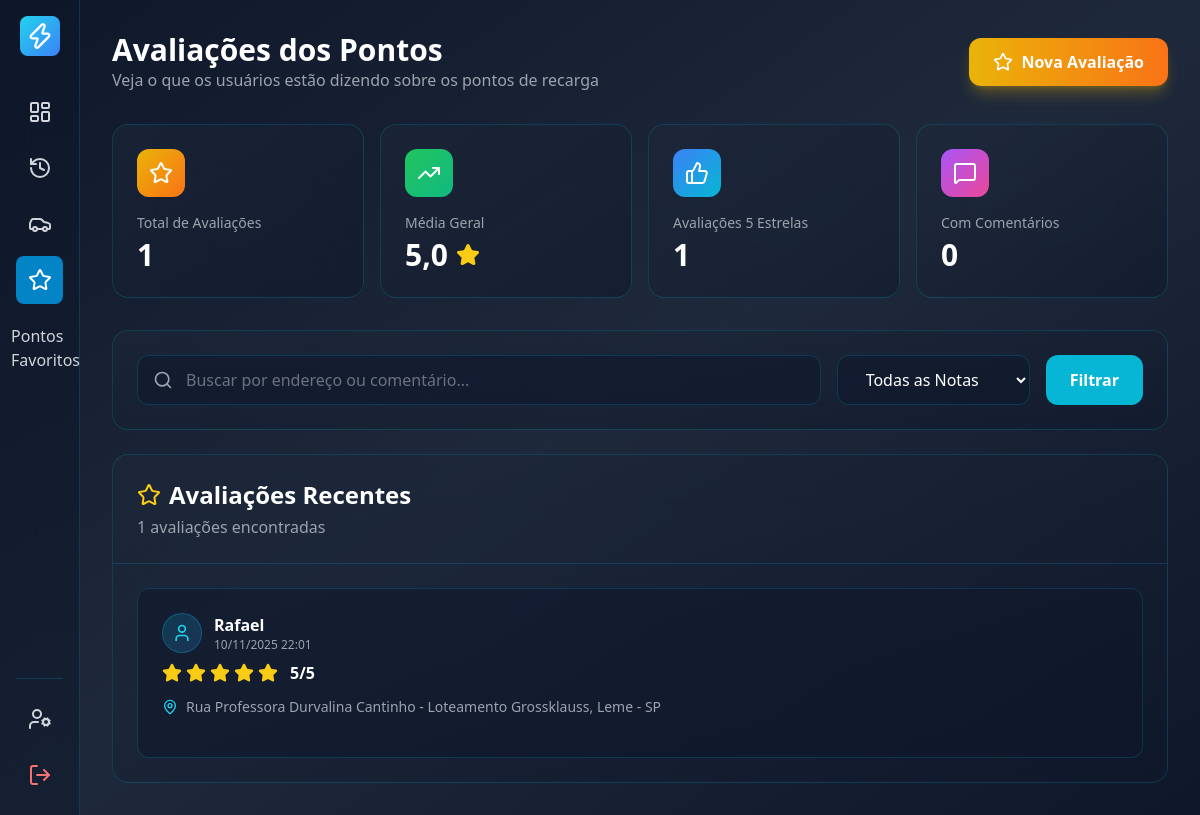
The app's page /codigoPWEB/pages/PHP/avaliacoes.php (signed in) with its own data.
### tables this page shows
CREATE TABLE `avaliacao` (
  `ID_AVALIACAO` int(11) NOT NULL,
  `COMENTARIO` varchar(200) DEFAULT NULL,
  `NOTA` tinyint(4) NOT NULL,
  `DATA_AVALIACAO` datetime NOT NULL,
  `EDITADO` tinyint(1) NOT NULL DEFAULT 0,
  `FK_ID_USUARIO` int(11) NOT NULL,
  `FK_PONTO_CARRRGAMENTO` int(11) NOT NULL
);

CREATE TABLE `usuario` (
  `ID_USER` int(11) NOT NULL,
  `NOME` varchar(100) NOT NULL,
  `CPF` varchar(11) NOT NULL,
  `EMAIL` varchar(150) NOT NULL,
  `SENHA` varchar(255) NOT NULL,
  `TIPO_USUARIO` tinyint(4) NOT NULL,
  `NUMERO_RESIDENCIA` varchar(10) NOT NULL,
  `COMPLEMENTO_ENDERECO` varchar(100) DEFAULT NULL,
  `FK_ID_CEP` int(11) NOT NULL
);

CREATE TABLE `cep` (
  `ID_CEP` int(11) NOT NULL,
  `CEP` varchar(9) DEFAULT NULL,
  `LOGRADOURO` varchar(255) NOT NULL,
  `FK_BAIRRO` int(11) NOT NULL
);

CREATE TABLE `bairro` (
  `ID_BAIRRO` int(11) NOT NULL,
  `NOME` varchar(255) NOT NULL,
  `FK_CIDADE` int(11) NOT NULL
);

CREATE TABLE `cidade` (
  `ID_CIDADE` int(11) NOT NULL,
  `NOME` varchar(50) NOT NULL,
  `FK_ESTADO` int(11) NOT NULL
);

CREATE TABLE `estado` (
  `ID_ESTADO` int(11) NOT NULL,
  `UF` char(2) NOT NULL
);

### codigoPWEB/pages/PHP/avaliacoes.php (the view, shortened to what this page needs)
<?php
$host = '127.0.0.1';
$dbname = 'heliomax';
$username = 'root';
$password = '';
try {
    $pdo = new PDO("mysql:host=$host;dbname=$dbname;charset=utf8mb4", $username, $password);
    $pdo->setAttribute(PDO::ATTR_ERRMODE, PDO::ERRMODE_EXCEPTION);
} catch (PDOException $e) {
    die("Erro na conexão: " . $e->getMessage());
}
$busca = $_GET['busca'] ?? '';
$sql = "SELECT a.ID_AVALIACAO, a.COMENTARIO, a.NOTA, a.DATA_AVALIACAO,
        COALESCE(a.EDITADO, 0) as EDITADO,
        a.FK_ID_USUARIO, a.FK_PONTO_CARRRGAMENTO,
        u.NOME as usuario_nome,
        c.LOGRADOURO, b.NOME as bairro, ci.NOME as cidade, e.UF,
        pc.ID_PONTO, pc.VALOR_KWH
        FROM avaliacao a
        INNER JOIN usuario u ON a.FK_ID_USUARIO = u.ID_USER
        INNER JOIN ponto_carregamento pc ON a.FK_PONTO_CARRRGAMENTO = pc.ID_PONTO
        LEFT JOIN cep c ON pc.LOCALIZACAO = c.ID_CEP
        LEFT JOIN bairro b ON c.FK_BAIRRO = b.ID_BAIRRO
        LEFT JOIN cidade ci ON b.FK_CIDADE = ci.ID_CIDADE
        LEFT JOIN estado e ON ci.FK_ESTADO = e.ID_ESTADO
        WHERE 1=1";
$params = [];
$sql .= " ORDER BY a.DATA_AVALIACAO DESC";
$stmt = $pdo->prepare($sql);
$stmt->execute($params);
$avaliacoes = $stmt->fetchAll();
$total_avaliacoes = count($avaliacoes);
$soma_notas = array_sum(array_column($avaliacoes, 'NOTA'));
$media_geral = $total_avaliacoes > 0 ? round($soma_notas / $total_avaliacoes, 1) : 0;
$avaliacoes_por_nota = [5 => 0, 4 => 0, 3 => 0, 2 => 0, 1 => 0];
foreach ($avaliacoes as $av) {
    $avaliacoes_por_nota[$av['NOTA']]++;
}
?>
<!DOCTYPE html>
<html lang="pt-BR">
<head>
    <script src="https://cdn.tailwindcss.com"></script>
</head>
<body class="min-h-screen bg-gradient-to-br from-slate-900 via-slate-800 to-slate-900 text-white flex">
    <aside id="sidebar" class="fixed inset-y-0 left-0 w-64 bg-slate-900/50 backdrop-blur-xl border-r border-cyan-500/20 p-4
               flex flex-col flex-shrink-0 z-50
               md:relative md:translate-x-0
               transition-all duration-300 sidebar-mobile-hidden">
        <div class="flex items-center gap-3 mb-10">
            <div
                class="w-12 h-12 bg-gradient-to-br from-cyan-400 to-blue-500 rounded-lg flex items-center justify-center flex-shrink-0">
                <i data-lucide="zap" class="w-7 h-7 text-white"></i>
            </div>
        </div>
        <nav class="flex-grow">
            <a href="../PHP/dashUSER.php"
                class="flex items-center gap-3 px-4 py-3 rounded-lg text-gray-300 hover:bg-cyan-600/50 transition-colors sidebar-item"
                title="Dashboard">
                <i data-lucide="layout-dashboard" class="flex-shrink-0"></i>
            </a>
            <a href="historico.php"
                class="flex items-center gap-3 px-4 py-3 rounded-lg text-gray-300 hover:bg-cyan-600/50 transition-colors sidebar-item mt-2"
                title="Histórico">
                <i data-lucide="history" class="flex-shrink-0"></i>
            </a>
            <a href="../PHP/veiculos.php"
                class="flex items-center gap-3 px-4 py-3 rounded-lg text-gray-300 hover:bg-cyan-600/50 transition-colors sidebar-item mt-2"
                title="Meus Veículos">
                <i data-lucide="car" class="flex-shrink-0"></i>
            </a>
            <a href="#"
                class="flex items-center gap-3 px-4 py-3 rounded-lg text-gray-300 hover:bg-cyan-600/50 transition-colors sidebar-item active mt-2"
                title="Avaliações">
                <i data-lucide="star" class="flex-shrink-0"></i>
            </a>
            <a href="pontos_favoritos.php"
                class="flex items-center gap-3 px-4 py-3 rounded-lg text-gray-300 hover:bg-cyan-600/50 transition-colors sidebar-item mt-2">
                <i data-lucide="map-pin"></i> <span>Pontos Favoritos</span>
            </a>
        </nav>
        <div class="mt-auto pt-4 border-t border-cyan-500/20">
            <a href="perfil.php"
                class="flex items-center gap-3 px-4 py-3 rounded-lg text-gray-300 hover:bg-cyan-600/50 transition-colors sidebar-item"
                title="Minha Conta">
                <i data-lucide="user-cog" class="flex-shrink-0"></i>
            </a>
            <a href="?logout=1"
                class="flex items-center gap-3 px-4 py-3 rounded-lg text-red-400 hover:bg-red-500/30 transition-colors sidebar-item mt-2"
                title="Sair">
                <i data-lucide="log-out" class="flex-shrink-0"></i>
            </a>
        </div>
    </aside>
    <main class="flex-1 p-4 sm:p-6 lg:p-8 overflow-y-auto">
        <header class="flex justify-between items-center mb-6 lg:mb-8 flex-wrap gap-4">
            <div class="flex-1 min-w-0">
                <h1 class="text-2xl sm:text-3xl font-bold text-white">Avaliações dos Pontos</h1>
                <p class="text-gray-400 text-sm sm:text-base">Veja o que os usuários estão dizendo sobre os pontos de
                    recarga</p>
            </div>
            <div class="flex items-center gap-3">
                <button onclick="abrirModal('modalCriarAvaliacao')"
                    class="hidden sm:flex bg-gradient-to-r from-yellow-500 to-orange-500 hover:from-yellow-600 hover:to-orange-600 text-white font-bold py-2.5 sm:py-3 px-4 sm:px-6 rounded-xl items-center gap-2 shadow-lg shadow-yellow-500/30 hover:shadow-yellow-500/50 transition-all duration-300 hover:scale-[1.02] text-sm sm:text-base">
                    <i data-lucide="star" class="w-4 h-4 sm:w-5 sm:h-5"></i>
                    <span class="hidden lg:inline">Nova Avaliação</span>
                </button>
            </div>
        </header>
        <div class="grid grid-cols-1 sm:grid-cols-2 lg:grid-cols-4 gap-4 mb-6 lg:mb-8">
            <div
                class="bg-gradient-to-br from-slate-800/50 to-slate-900/50 backdrop-blur-xl rounded-2xl p-4 sm:p-6 border border-cyan-500/20 hover:border-cyan-500/40 transition-all duration-300 hover:scale-105">
                <div class="flex items-center justify-between mb-4">
                    <div
                        class="w-10 h-10 sm:w-12 sm:h-12 rounded-xl bg-gradient-to-br from-yellow-500 to-orange-500 flex items-center justify-center">
                        <i data-lucide="star" class="w-5 h-5 sm:w-6 sm:h-6 text-white"></i>
                    </div>
                </div>
                <h3 class="text-gray-400 text-xs sm:text-sm mb-1">Total de Avaliações</h3>
                <p class="text-2xl sm:text-3xl font-bold text-white"><?php echo $total_avaliacoes; ?></p>
            </div>
            <div
                class="bg-gradient-to-br from-slate-800/50 to-slate-900/50 backdrop-blur-xl rounded-2xl p-4 sm:p-6 border border-cyan-500/20 hover:border-cyan-500/40 transition-all duration-300 hover:scale-105">
                <div class="flex items-center justify-between mb-4">
                    <div
                        class="w-10 h-10 sm:w-12 sm:h-12 rounded-xl bg-gradient-to-br from-green-500 to-emerald-500 flex items-center justify-center">
                        <i data-lucide="trending-up" class="w-5 h-5 sm:w-6 sm:h-6 text-white"></i>
                    </div>
                </div>
                <h3 class="text-gray-400 text-xs sm:text-sm mb-1">Média Geral</h3>
                <div class="flex items-center gap-2">
                    <p class="text-2xl sm:text-3xl font-bold text-white">
                        <?php echo number_format($media_geral, 1, ',', '.'); ?>
                    </p>
                    <i data-lucide="star" class="w-5 h-5 sm:w-6 sm:h-6 text-yellow-400 fill-yellow-400"></i>
                </div>
            </div>
            <div
                class="bg-gradient-to-br from-slate-800/50 to-slate-900/50 backdrop-blur-xl rounded-2xl p-4 sm:p-6 border border-cyan-500/20 hover:border-cyan-500/40 transition-all duration-300 hover:scale-105">
                <div class="flex items-center justify-between mb-4">
                    <div
                        class="w-10 h-10 sm:w-12 sm:h-12 rounded-xl bg-gradient-to-br from-blue-500 to-cyan-500 flex items-center justify-center">
                        <i data-lucide="thumbs-up" class="w-5 h-5 sm:w-6 sm:h-6 text-white"></i>
                    </div>
                </div>
                <h3 class="text-gray-400 text-xs sm:text-sm mb-1">Avaliações 5 Estrelas</h3>
                <p class="text-2xl sm:text-3xl font-bold text-white"><?php echo $avaliacoes_por_nota[5]; ?></p>
            </div>
            <div
                class="bg-gradient-to-br from-slate-800/50 to-slate-900/50 backdrop-blur-xl rounded-2xl p-4 sm:p-6 border border-cyan-500/20 hover:border-cyan-500/40 transition-all duration-300 hover:scale-105">
                <div class="flex items-center justify-between mb-4">
                    <div
                        class="w-10 h-10 sm:w-12 sm:h-12 rounded-xl bg-gradient-to-br from-purple-500 to-pink-500 flex items-center justify-center">
                        <i data-lucide="message-square" class="w-5 h-5 sm:w-6 sm:h-6 text-white"></i>
                    </div>
                </div>
                <h3 class="text-gray-400 text-xs sm:text-sm mb-1">Com Comentários</h3>
                <p class="text-2xl sm:text-3xl font-bold text-white">
                    <?php echo count(array_filter($avaliacoes, fn($a) => !empty($a['COMENTARIO']))); ?>
                </p>
            </div>
        </div>
        <div
            class="bg-gradient-to-br from-slate-800/50 to-slate-900/50 backdrop-blur-xl rounded-2xl p-4 sm:p-6 border border-cyan-500/20 mb-6">
            <form method="GET" action="" class="flex flex-col sm:flex-row gap-4">
                <div class="flex-1 relative">
                    <i data-lucide="search"
                        class="absolute left-4 top-1/2 transform -translate-y-1/2 text-gray-400 w-5 h-5"></i>
                    <input type="text" name="busca" value="<?php echo htmlspecialchars($busca); ?>"
                        placeholder="Buscar por endereço ou comentário..."
                        class="w-full pl-12 pr-4 py-3 bg-slate-900/50 border border-cyan-500/20 rounded-xl text-white placeholder-gray-500 focus:outline-none focus:border-cyan-500/50 transition-colors text-sm sm:text-base" />
                </div>
                <select name="nota"
                    class="px-4 sm:px-6 py-3 bg-slate-900/50 border border-cyan-500/20 rounded-xl text-white focus:outline-none focus:border-cyan-500/50 transition-colors cursor-pointer text-sm sm:text-base">
                    <option value="">Todas as Notas</option>
                </select>
                <button type="submit"
                    class="px-6 py-3 bg-cyan-500 hover:bg-cyan-600 text-white rounded-xl font-semibold transition-colors text-sm sm:text-base">
                    Filtrar
                </button>
            </form>
        </div>
        <div
            class="bg-gradient-to-br from-slate-800/50 to-slate-900/50 backdrop-blur-xl rounded-2xl border border-cyan-500/20 overflow-hidden">
            <div class="p-4 sm:p-6 border-b border-cyan-500/20">
                <h2 class="text-xl sm:text-2xl font-bold text-white flex items-center gap-2">
                    <i data-lucide="star" class="w-5 h-5 sm:w-6 sm:h-6 text-yellow-400"></i>
                    Avaliações Recentes
                </h2>
                <p class="text-gray-400 mt-1 text-sm sm:text-base"><?php echo count($avaliacoes); ?> avaliações
                    encontradas</p>
            </div>
            <div class="p-4 sm:p-6">
                <?php if (empty($avaliacoes)): ?>
                    <div class="text-center py-12">
                        <i data-lucide="message-square-off"
                            class="w-12 h-12 sm:w-16 sm:h-16 text-gray-600 mx-auto mb-4"></i>
                        <p class="text-gray-400 text-base sm:text-lg">Nenhuma avaliação encontrada.</p>
                    </div>
                <?php else: ?>
                    <div class="grid grid-cols-1 gap-4">
                        <?php foreach ($avaliacoes as $av): ?>
                            <div
                                class="bg-slate-900/50 border border-cyan-500/20 rounded-xl p-4 sm:p-6 hover:border-cyan-500/40 transition-all">
                                <div class="flex flex-col sm:flex-row sm:items-start justify-between gap-4 mb-4">
                                    <div class="flex-1">
                                        <div class="flex items-center gap-3 mb-2">
                                            <div
                                                class="w-10 h-10 bg-gradient-to-br from-cyan-500/20 to-blue-500/20 rounded-full flex items-center justify-center border border-cyan-500/30 flex-shrink-0">
                                                <i data-lucide="user" class="w-5 h-5 text-cyan-400"></i>
                                            </div>
                                            <div>
                                                <p class="text-white font-semibold text-sm sm:text-base">
                                                    <?php echo htmlspecialchars($av['usuario_nome']); ?>
                                                </p>
                                                <div class="flex items-center gap-2">
                                                    <p class="text-xs text-gray-400">
                                                        <?php echo date('d/m/Y H:i', strtotime($av['DATA_AVALIACAO'])); ?>
                                                    </p>
                                                </div>
                                            </div>
                                        </div>
                                        <div class="flex items-center gap-1 mb-3">
                                            <?php for ($i = 1; $i <= 5; $i++): ?>
                                                <i data-lucide="star"
                                                    class="w-4 h-4 sm:w-5 sm:h-5 <?php echo $i <= $av['NOTA'] ? 'text-yellow-400 fill-yellow-400' : 'text-gray-600'; ?>"></i>
                                            <?php endfor; ?>
                                            <span
                                                class="ml-2 text-white font-semibold text-sm sm:text-base"><?php echo $av['NOTA']; ?>/5</span>
                                        </div>
                                        <div class="flex items-center gap-2 text-xs sm:text-sm text-gray-400">
                                            <i data-lucide="map-pin" class="w-4 h-4 text-cyan-400 flex-shrink-0"></i>
                                            <span>
                                                <?php echo htmlspecialchars($av['LOGRADOURO'] ?? 'Não informado'); ?> -
                                                <?php echo htmlspecialchars($av['bairro'] ?? ''); ?>,
                                                <?php echo htmlspecialchars($av['cidade'] ?? ''); ?> -
                                                <?php echo htmlspecialchars($av['UF'] ?? ''); ?>
                                            </span>
                                        </div>
                                    </div>
                                </div>
                            </div>
                        <?php endforeach; ?>
                    </div>
                <?php endif; ?>
            </div>
        </div>
    </main>
</body>
</html>

### records on screen
avaliacao: COMENTARIO "0", FK_ID_USUARIO.NOME "Rafael", DATA_AVALIACAO "10/11/2025 22:01", NOTA "5", cep.LOGRADOURO "Rua Professora Durvalina Cantinho", bairro.NOME "Loteamento Grossklauss", cidade.NOME "Leme", estado.UF "SP"

### other values on screen
$total_avaliacoes "1"
$media_geral "5,0"
$avaliacoes_por_nota[5] "1"
count($avaliacoes) "1"
